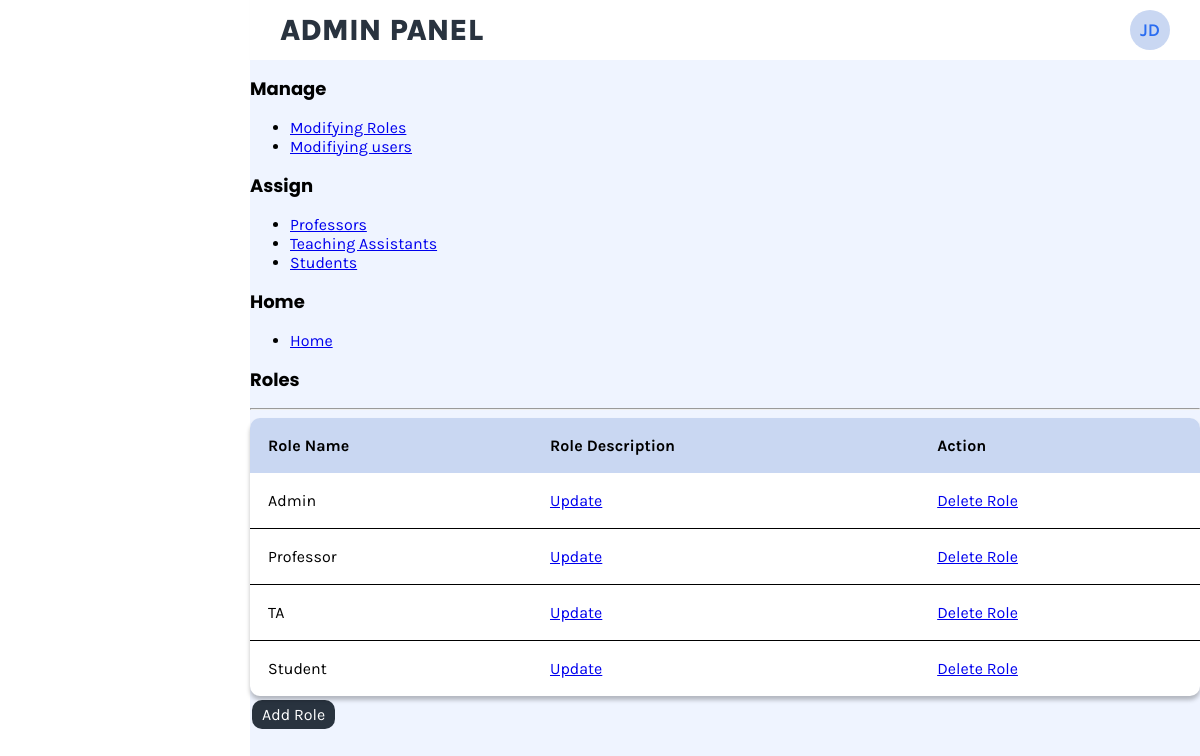
The page /admin.php?page=roles (signed in) on the database its author committed.
### tables this page shows
CREATE TABLE `role` (
  `roleID` int NOT NULL,
  `role_name` varchar(50) NOT NULL
);

### session.php (called while the page is built, shortened)
<?php
function isAdmin()
{
    if ($_SESSION['roleID'] == 1) {
        return true;
    }
    return false;
}
?>

### roles.php (the view, shortened to what this page needs)
<?php
$query = "SELECT * FROM role ORDER BY roleID ASC";
$results = mysqli_query($conn, $query);
?>
<div class="content-body">
    <h2>Roles</h2>
    <hr>
    <table>
        <thead>
            <tr>
                <th>Role Name</th>
                <th>Role Description</th>
                <?php if (isAdmin()): ?>
                    <th colspan="2">Action</th>
                <?php endif; ?>
            </tr>
        </thead>
        <tbody>
            <?php foreach ($results as $row): ?>
                <tr>
                    <td><?= $row['role_name'] ?></td>
                    <?php if (isAdmin()): ?>
                        <td><a href="?page=role&update_view=true&update_id=<?= $row['roleID'] ?>">Update</a></td>
                        <td><a href="?page=role&delete_id=<?= $row['roleID'] ?>" onclick="return confirm('Are you sure you want to delete?')">Delete Role</a></td>
                    <?php endif; ?>
                </tr>
            <?php endforeach; ?>
        </tbody>
    </table>
    <?php if (isAdmin()): ?>
        <a href="?page=role&add_view=true">
            <button>Add Role</button>
        </a>
    <?php endif; ?>
</div>

### style.css (style rules this page uses)
h2 { font-family: 'Poppins', sans-serif; font-size: 18px; }
table { width: 100%; position: relative; background: white; box-shadow: 0px 4px 4px rgba(0, 0, 0, 0.25); border-radius: 10px; border-collapse: collapse; overflow: hidden; }
tr { border-bottom: 1px solid black; }
tr:last-child { border-bottom: none; }
th { background-color: #c9d7f2; }
th, td { padding: 18px; text-align: left; }
button { font-family: 'Karla', sans-serif; background-color: #29333F; border: none; color: white; padding: 5px 10px 5px 10px; text-align: center; text-decoration: none; display: inline-block; font-size: 16px; margin: 4px 2px; cursor: pointer; border-radius: 10px }
*, *::after, *::before { box-sizing: border-box; }
body { color: black; font-family: 'Karla', sans serif; }
hr { height: 0.25px; background-color: white; }

### rows shown on the page
role: role_name "Admin"
role: role_name "Professor"
role: role_name "TA"
role: role_name "Student"

### other values the page prints
$pageTitle "ADMIN PANEL"
$initials "JD"
